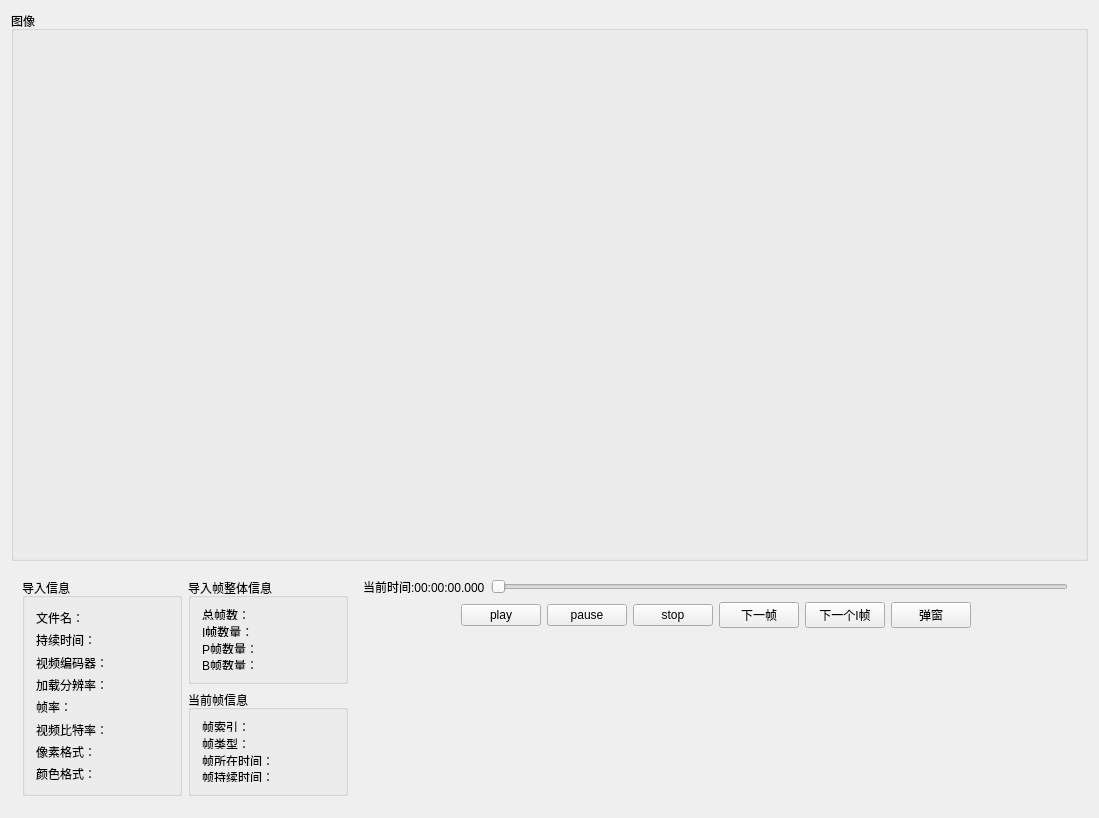
<?xml version="1.0" encoding="UTF-8"?>
<ui version="4.0">
 <class>VideoWidgetClass</class>
 <widget class="QWidget" name="VideoWidgetClass">
  <property name="geometry">
   <rect>
    <x>0</x>
    <y>0</y>
    <width>1099</width>
    <height>818</height>
   </rect>
  </property>
  <property name="windowTitle">
   <string>VideoWidget</string>
  </property>
  <layout class="QVBoxLayout" name="verticalLayout_6">
   <item>
    <widget class="QGroupBox" name="groupBox_2">
     <property name="title">
      <string>图像</string>
     </property>
     <layout class="QHBoxLayout" name="HLayout_VideoFrame"/>
    </widget>
   </item>
   <item>
    <widget class="QWidget" name="widget" native="true">
     <property name="maximumSize">
      <size>
       <width>16777215</width>
       <height>240</height>
      </size>
     </property>
     <layout class="QHBoxLayout" name="horizontalLayout_4">
      <item>
       <widget class="QGroupBox" name="groupBox">
        <property name="minimumSize">
         <size>
          <width>160</width>
          <height>0</height>
         </size>
        </property>
        <property name="title">
         <string>导入信息</string>
        </property>
        <layout class="QVBoxLayout" name="verticalLayout">
         <item>
          <widget class="QLabel" name="label_file_FileName">
           <property name="text">
            <string>文件名：</string>
           </property>
          </widget>
         </item>
         <item>
          <widget class="QLabel" name="label_file_Duration">
           <property name="text">
            <string>持续时间：</string>
           </property>
          </widget>
         </item>
         <item>
          <widget class="QLabel" name="label_video_codec">
           <property name="text">
            <string>视频编码器：</string>
           </property>
          </widget>
         </item>
         <item>
          <widget class="QLabel" name="label_video_resolution">
           <property name="text">
            <string>加载分辨率：</string>
           </property>
          </widget>
         </item>
         <item>
          <widget class="QLabel" name="label_video_frameRate">
           <property name="text">
            <string>帧率：</string>
           </property>
          </widget>
         </item>
         <item>
          <widget class="QLabel" name="label_video_BitRate">
           <property name="text">
            <string>视频比特率：</string>
           </property>
          </widget>
         </item>
         <item>
          <widget class="QLabel" name="label_video_pixFmt">
           <property name="text">
            <string>像素格式：</string>
           </property>
          </widget>
         </item>
         <item>
          <widget class="QLabel" name="label_video_colorType">
           <property name="text">
            <string>颜色格式：</string>
           </property>
          </widget>
         </item>
        </layout>
       </widget>
      </item>
      <item>
       <layout class="QVBoxLayout" name="verticalLayout_4">
        <item>
         <widget class="QGroupBox" name="groupBox_4">
          <property name="minimumSize">
           <size>
            <width>160</width>
            <height>0</height>
           </size>
          </property>
          <property name="title">
           <string>导入帧整体信息</string>
          </property>
          <layout class="QVBoxLayout" name="verticalLayout_3">
           <item>
            <widget class="QLabel" name="label_totalFrameCount">
             <property name="text">
              <string>总帧数：</string>
             </property>
            </widget>
           </item>
           <item>
            <widget class="QLabel" name="label_FrameCount_I">
             <property name="text">
              <string>I帧数量：</string>
             </property>
            </widget>
           </item>
           <item>
            <widget class="QLabel" name="label_FrameCount_P">
             <property name="text">
              <string>P帧数量：</string>
             </property>
            </widget>
           </item>
           <item>
            <widget class="QLabel" name="label_FrameCount_B">
             <property name="text">
              <string>B帧数量：</string>
             </property>
            </widget>
           </item>
          </layout>
         </widget>
        </item>
        <item>
         <widget class="QGroupBox" name="groupBox_3">
          <property name="minimumSize">
           <size>
            <width>160</width>
            <height>0</height>
           </size>
          </property>
          <property name="title">
           <string>当前帧信息</string>
          </property>
          <layout class="QVBoxLayout" name="verticalLayout_2">
           <item>
            <widget class="QLabel" name="label_currentFrameIndex">
             <property name="text">
              <string>帧索引：</string>
             </property>
            </widget>
           </item>
           <item>
            <widget class="QLabel" name="label_currentFrameType">
             <property name="text">
              <string>帧类型：</string>
             </property>
            </widget>
           </item>
           <item>
            <widget class="QLabel" name="label_currentFrameTime">
             <property name="text">
              <string>帧所在时间：</string>
             </property>
            </widget>
           </item>
           <item>
            <widget class="QLabel" name="label_currentFrameDuartion">
             <property name="text">
              <string>帧持续时间：</string>
             </property>
            </widget>
           </item>
          </layout>
         </widget>
        </item>
       </layout>
      </item>
      <item>
       <layout class="QVBoxLayout" name="verticalLayout_5">
        <property name="rightMargin">
         <number>0</number>
        </property>
        <item>
         <layout class="QHBoxLayout" name="horizontalLayout_2">
          <property name="leftMargin">
           <number>9</number>
          </property>
          <property name="rightMargin">
           <number>9</number>
          </property>
          <item>
           <widget class="QLabel" name="label_currentFrameTime_2">
            <property name="text">
             <string>当前时间:00:00:00.000</string>
            </property>
           </widget>
          </item>
          <item>
           <widget class="QSlider" name="HSlider_currentFrameIndex">
            <property name="orientation">
             <enum>Qt::Horizontal</enum>
            </property>
           </widget>
          </item>
         </layout>
        </item>
        <item>
         <layout class="QHBoxLayout" name="horizontalLayout_3">
          <item>
           <spacer name="horizontalSpacer">
            <property name="orientation">
             <enum>Qt::Horizontal</enum>
            </property>
            <property name="sizeHint" stdset="0">
             <size>
              <width>40</width>
              <height>20</height>
             </size>
            </property>
           </spacer>
          </item>
          <item>
           <widget class="QPushButton" name="btn_play">
            <property name="text">
             <string>play</string>
            </property>
           </widget>
          </item>
          <item>
           <widget class="QPushButton" name="btn_pause">
            <property name="text">
             <string>pause</string>
            </property>
           </widget>
          </item>
          <item>
           <widget class="QPushButton" name="btn_stop">
            <property name="text">
             <string>stop</string>
            </property>
           </widget>
          </item>
          <item>
           <widget class="QPushButton" name="btn_nextFrame">
            <property name="text">
             <string>下一帧</string>
            </property>
           </widget>
          </item>
          <item>
           <widget class="QPushButton" name="btn_nextIFrame">
            <property name="text">
             <string>下一个I帧</string>
            </property>
           </widget>
          </item>
          <item>
           <widget class="QPushButton" name="btn_ExtraWindow">
            <property name="text">
             <string>弹窗</string>
            </property>
           </widget>
          </item>
          <item>
           <spacer name="horizontalSpacer_2">
            <property name="orientation">
             <enum>Qt::Horizontal</enum>
            </property>
            <property name="sizeHint" stdset="0">
             <size>
              <width>40</width>
              <height>20</height>
             </size>
            </property>
           </spacer>
          </item>
         </layout>
        </item>
        <item>
         <spacer name="verticalSpacer">
          <property name="orientation">
           <enum>Qt::Vertical</enum>
          </property>
          <property name="sizeHint" stdset="0">
           <size>
            <width>20</width>
            <height>40</height>
           </size>
          </property>
         </spacer>
        </item>
       </layout>
      </item>
     </layout>
    </widget>
   </item>
  </layout>
 </widget>
 <layoutdefault spacing="6" margin="11"/>
 <resources/>
 <connections/>
</ui>
